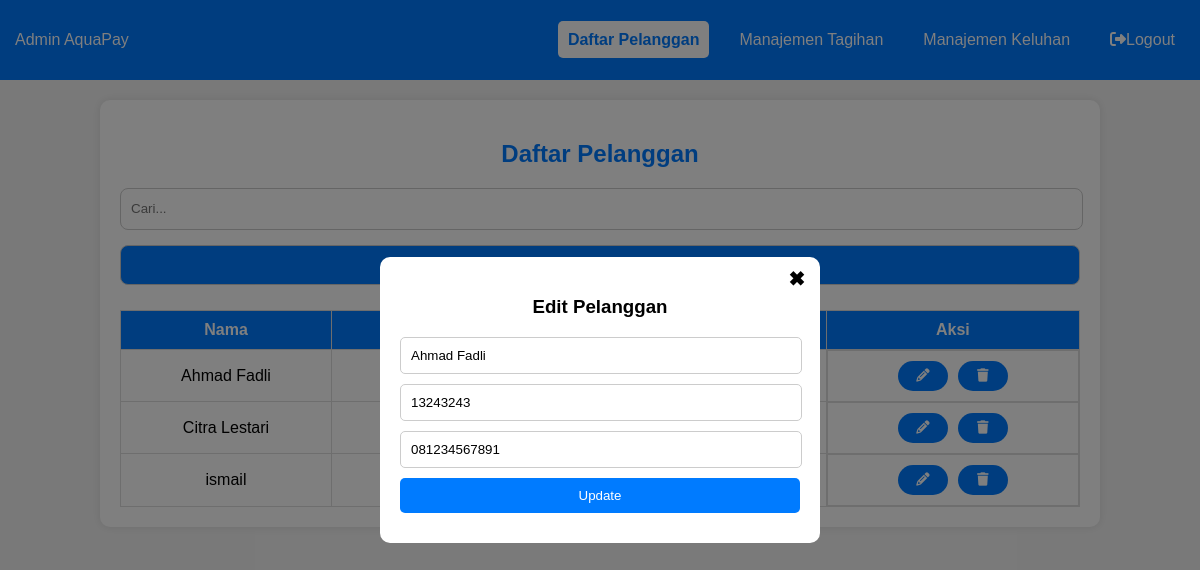
The app's page /dashboard-admin/daftar-anggota.php?edit_id=25 (signed in) with its own data.
### tables this page shows
CREATE TABLE `anggota` (
  `id_anggota` int(11) NOT NULL,
  `nama_anggota` varchar(100) NOT NULL,
  `no_pelanggan` varchar(50) NOT NULL,
  `telepon` varchar(15) NOT NULL
);

### dashboard-admin/daftar-anggota.php (the view, shortened to what this page needs)
<?php
include '../koneksi.php';
$search = isset($_GET['search']) ? $_GET['search'] : '';
$query = "SELECT * FROM anggota WHERE nama_anggota LIKE ? OR no_pelanggan LIKE ? OR telepon LIKE ?";
$stmt = $conn->prepare($query);
$searchParam = "%" . $search . "%";
$stmt->bind_param("sss", $searchParam, $searchParam, $searchParam);
$stmt->execute();
$anggotaList = $stmt->get_result();
$editData = null;
if (isset($_GET['edit_id'])) {
    $id_edit = $_GET['edit_id'];
    $stmt = $conn->prepare("SELECT * FROM anggota WHERE id_anggota = ?");
    $stmt->bind_param("i", $id_edit);
    $stmt->execute();
    $result = $stmt->get_result();
    $editData = $result->fetch_assoc();
}
?>
<!DOCTYPE html>
<html lang="id">
<head>
    <link rel="stylesheet" href="../styless.css">
    <link rel="stylesheet" href="https://cdnjs.cloudflare.com/ajax/libs/font-awesome/6.5.1/css/all.min.css">
</head>
<body>
    <nav class="navbar">
        <div class="logo">Admin <span>AquaPay</span></div>
        <ul class="nav-links">
            <li><a href="daftar-anggota.php" class="active">Daftar Pelanggan</a></li>
            <li><a href="manajemen-tagihan.php">Manajemen Tagihan</a></li>
            <li><a href="manajemen-keluhan.php">Manajemen Keluhan</a></li>
            <li class="logout"><a href="../login/logout_admin.php" ><i class="fa-solid fa-right-from-bracket"></i>Logout</a></li>
        </ul>
    </nav>
    <div class="container">
        <h2 class="title">Daftar Pelanggan</h2>
        <div class="search-container">
            <form method="GET" style="display:inline;">
                <input type="text" id="search" placeholder="Cari..." class="search-box"
                value="<?php echo htmlspecialchars($search); ?>" onkeyup="searchData()">
            </form>
            <form method="GET" style="display:inline;">
                <button type="submit" name="add" value="true" class="btn-add">Tambah Pelanggan</button>
            </form>
        </div>
        <table>
            <thead>
                <tr>
                    <th>Nama</th>
                    <th>No. Pelanggan</th>
                    <th>Telepon</th>
                    <th>Aksi</th>
                </tr>
            </thead>
            <tbody>
                <?php while ($row = $anggotaList->fetch_assoc()): ?>
                <tr>
                    <td>
                        <?php echo htmlspecialchars($row['nama_anggota']); ?>
                    </td>
                    <td>
                    </td>
                    <td>
                    </td>
                    <td class="aksi">
                        <form method="GET" style="display:inline;">
                            <button type="submit"><i class="fa-solid fa-pencil"></i></button>
                        </form>
                        <form method="POST" style="display:inline;">
                            <button type="submit" name="hapus"><i class="fa-solid fa-trash"></i></button>
                        </form>
                    </td>
                </tr>
                <?php endwhile; ?>
            </tbody>
        </table>
    </div>
    <?php if ($editData): ?>
    <div class="modal">
        <div class="modal-content">
            <a href="daftar-anggota.php" class="close">✖</a>
            <h3>Edit Pelanggan</h3>
            <form method="POST">
                <input type="text" name="nama_anggota"
                    value="<?php echo htmlspecialchars($editData['nama_anggota']); ?>" required>
                <input type="text" name="no_pelanggan"
                    value="<?php echo htmlspecialchars($editData['no_pelanggan']); ?>" required>
                <input type="text" name="telepon" value="<?php echo htmlspecialchars($editData['telepon']); ?>"
                    required>
                <button type="submit" name="update">Update</button>
            </form>
        </div>
    </div>
    <?php endif; ?>
</body>
</html>

### styless.css (style rules this page uses)
body { font-family: Arial, sans-serif; margin: 0; padding: 0; background-color: #f4f4f4; }
.navbar { background-color: #007bff; padding: 15px; display: flex; justify-content: space-between; align-items: center; color: white; }
.nav-links { list-style: none; display: flex; gap: 20px; }
.nav-links a { color: white; text-decoration: none; padding: 10px; transition: 0.3s; }
.nav-links a:hover, .nav-links a.active { background-color:rgb(255, 255, 255); border-radius: 5px; color: #007bff; font-weight: bold; }
.container { width: 80%; margin: auto; background: white; padding: 20px; margin-top: 20px; border-radius: 10px; box-shadow: 0 0 10px rgba(0, 0, 0, 0.1); }
.search-box { width: 98%; height: 20px; padding: 10px; border-radius: 8px; border: 1px solid #ccc; margin-bottom: 15px; }
.btn-add { width: 100%; height: 40px; padding: 10px; border-radius: 8px; border: 1px solid #ccc; margin-bottom: 15px; }
button { background: #007bff; color: white; border: none; cursor: pointer; transition: 0.3s; }
.aksi { display: flex; gap: 10px; justify-content: center; margin: 0; }
.aksi button { width: 50px; height: 30px; border-radius: 40px; }
table { width: 100%; border-collapse: collapse; margin-top: 10px; }
table, th, td { border: 1px solid #ddd; }
th { background-color: #007bff; color: white; padding: 10px; }
td { padding: 10px; text-align: center; }

### records on screen
anggota: nama_anggota "Ahmad Fadli", no_pelanggan "13243243", telepon "081234567891"
anggota: nama_anggota "Citra Lestari"
anggota: nama_anggota "ismail"
